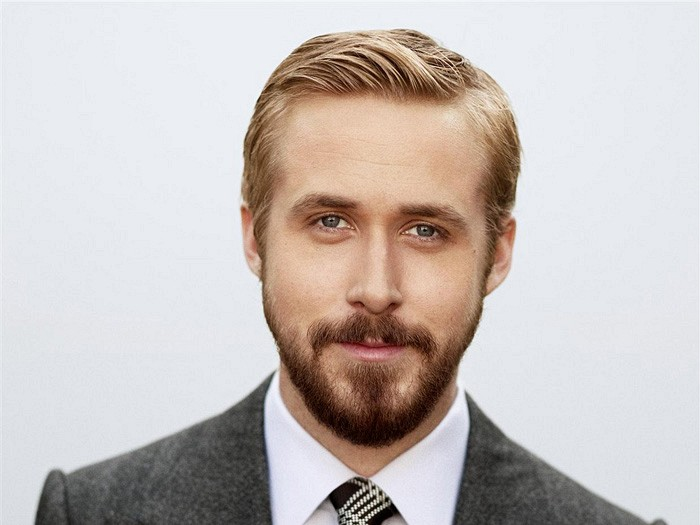
#> input picture les_14/face.jpeg, 700 x 525 px
$ python main.py
#> lines starting #> are read from the running program, lines starting #| are printed output that depends on the picture; after the words box and inside, x2 and y2 are one past the last pixel; in counts of white or black regions, pixels touching at a corner belong together
import cv2

face_cascades = cv2.CascadeClassifier(cv2.data.haarcascades + "haarcascade_frontalface_default.xml")

img = cv2.imread('face.jpeg')
#> img is the input picture: shape (525, 700, 3); mean B, G, R 188.2, 191.2, 199.2
img_gray = cv2.cvtColor(img, cv2.COLOR_BGR2GRAY)
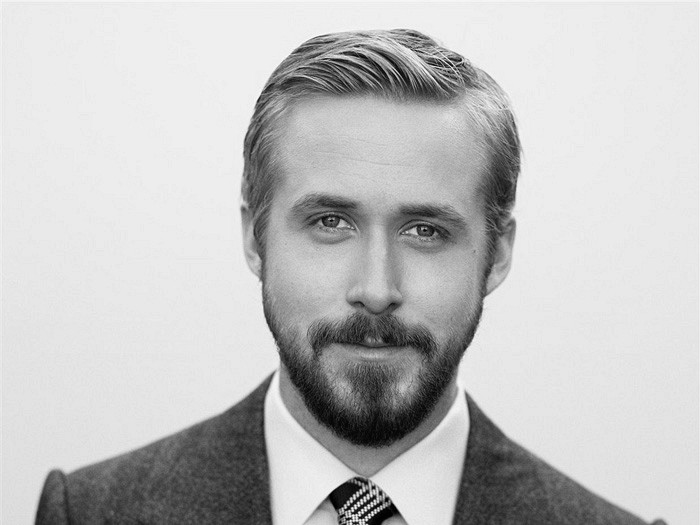
#> img_gray: shape (525, 700); min 0, max 255, mean 193.4

faces = face_cascades.detectMultiScale(img_gray)
#> faces = [[224, 107, 304, 304]]

for(x, y, w, h) in faces:
    cv2.rectangle(img, (x, y), (x + w, y + h), (0, 0, 255), 2)
#> this loop made 1 pass
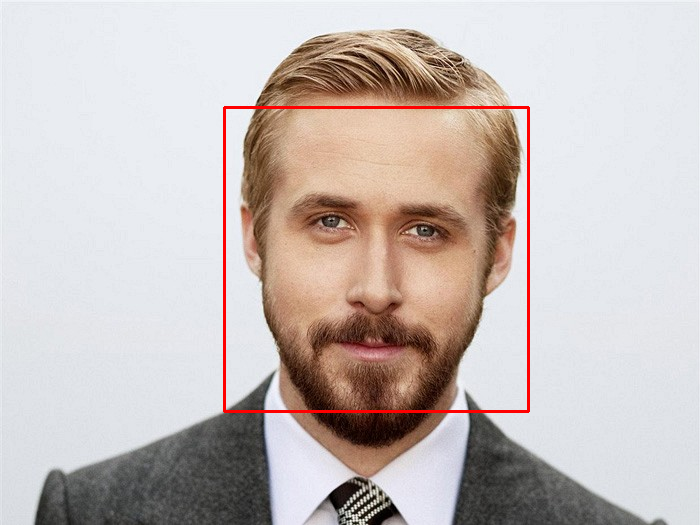
#> img: shape (525, 700, 3); 0.99% of pixels changed, all inside (x1, y1, x2, y2) = (223, 106, 530, 413)

# [5 lines of commented-out code are left out]

cv2.imshow('Resalt', img)

cv2.waitKey(0)

$ run again, with les_14/cat.jpg copied over les_14/face.jpeg
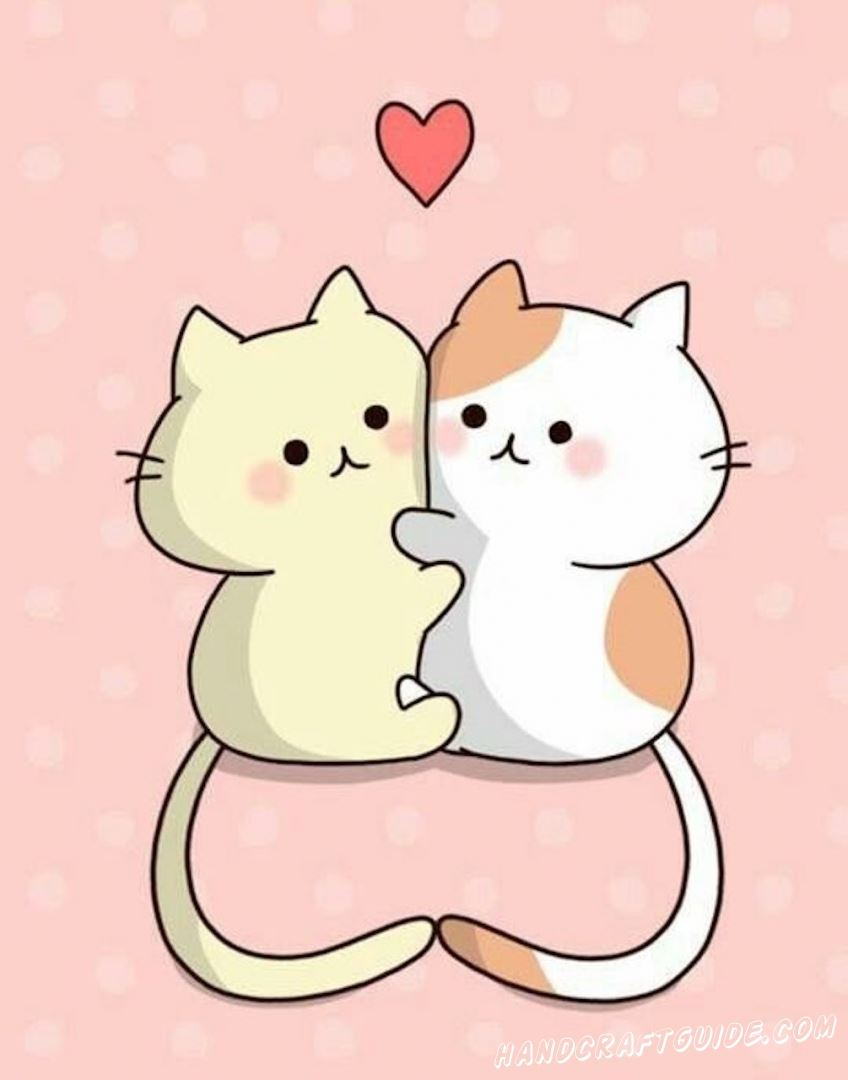
#> input picture les_14/cat.jpg, 848 x 1080 px
#> img is the input picture: shape (1080, 848, 3); mean B, G, R 198.7, 209.2, 241.3
#> `img_gray = cv2.cvtColor(img, cv2.COLOR_BGR2GRAY)`:
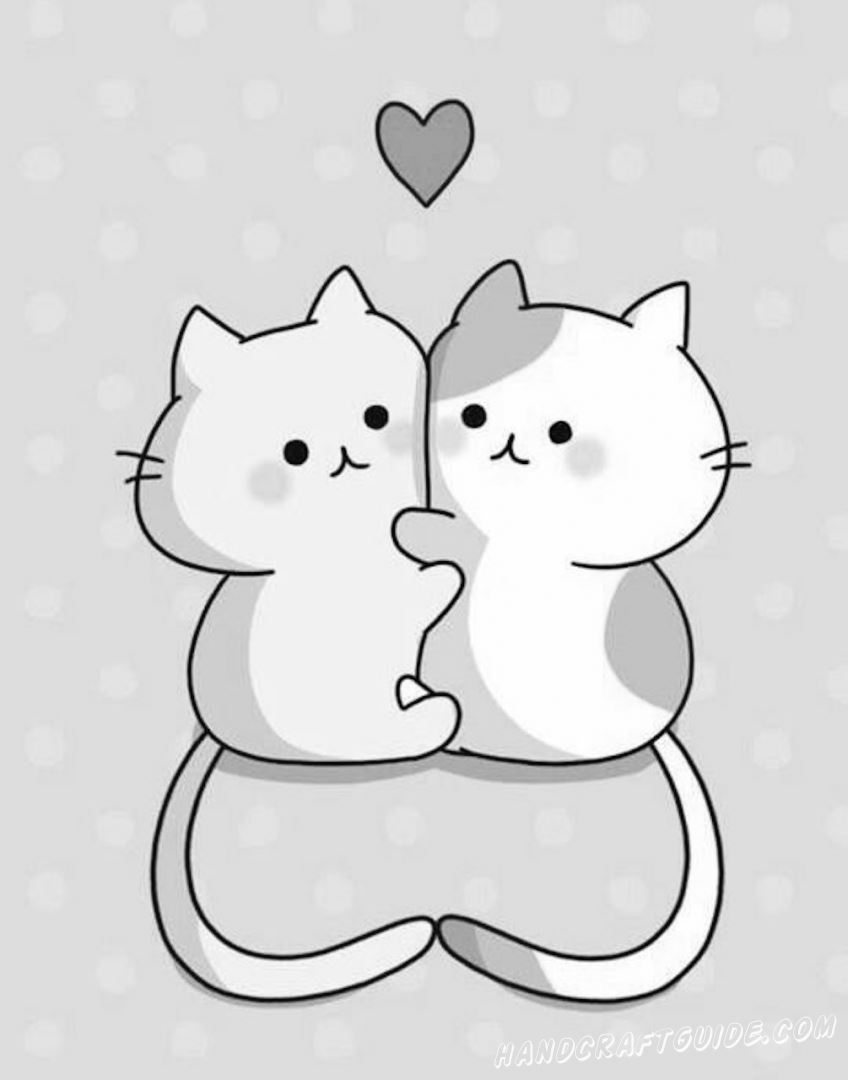
#> img_gray: shape (1080, 848); min 0, max 255, mean 217.5
#> faces = ()
